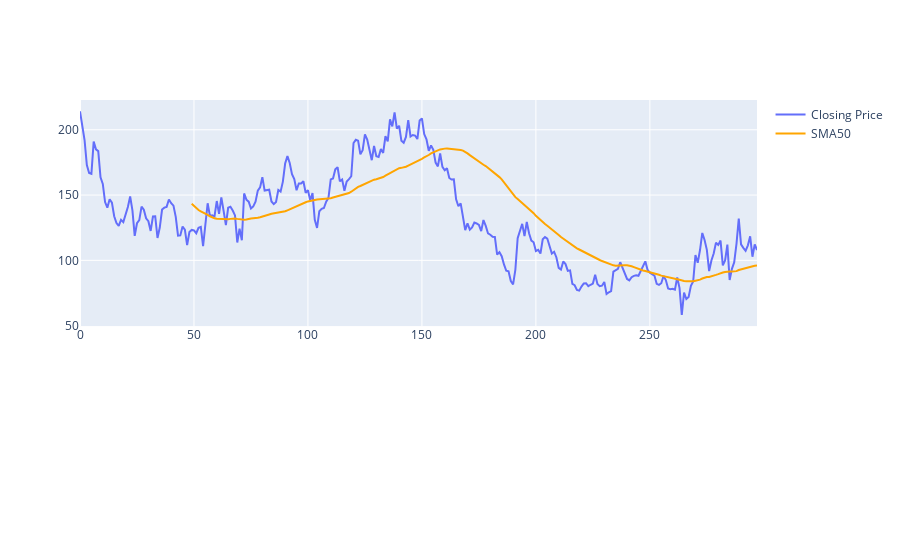

Here is the notebook cell this chart was saved with:
### Code cell
#Sub Plot - waana make sub plot for vol/price trend and maybe rsi as well
from plotly.subplots import make_subplots
fig = make_subplots(rows=2, cols=1, row_heights=[0.7, 0.3])
fig.add_trace(go.Scatter(x=data.index, y=data['close'], name="Closing Price"))
fig.add_trace(go.Scatter(x=data.index, y=data['SMA50'],mode='lines',name='SMA50',line=dict(color='orange')))

### Figure 1 — Plotly figure (JSON) as saved in the notebook; plotly's stock layout.template omitted (floating-point values rounded to 4 significant figures; data arrays with more than 128 entries replaced by an {"elided": "..."} marker saying what was removed)
{"data": [{"name": "Closing Price", "type": "scatter", "x": {"elided": "298 int values"}, "y": {"elided": "298 float values"}}, {"line": {"color": "orange"}, "mode": "lines", "name": "SMA50", "type": "scatter", "x": {"elided": "298 int values"}, "y": {"elided": "298 float values"}}], "layout": {"autosize": true, "xaxis": {"anchor": "y", "autorange": true, "domain": [0, 1], "range": [0, 297], "type": "linear"}, "xaxis2": {"anchor": "y2", "domain": [0, 1]}, "yaxis": {"anchor": "x", "autorange": true, "domain": [0.405, 1], "range": [49.65, 222.8], "type": "linear"}, "yaxis2": {"anchor": "x2", "domain": [0, 0.255]}}}
